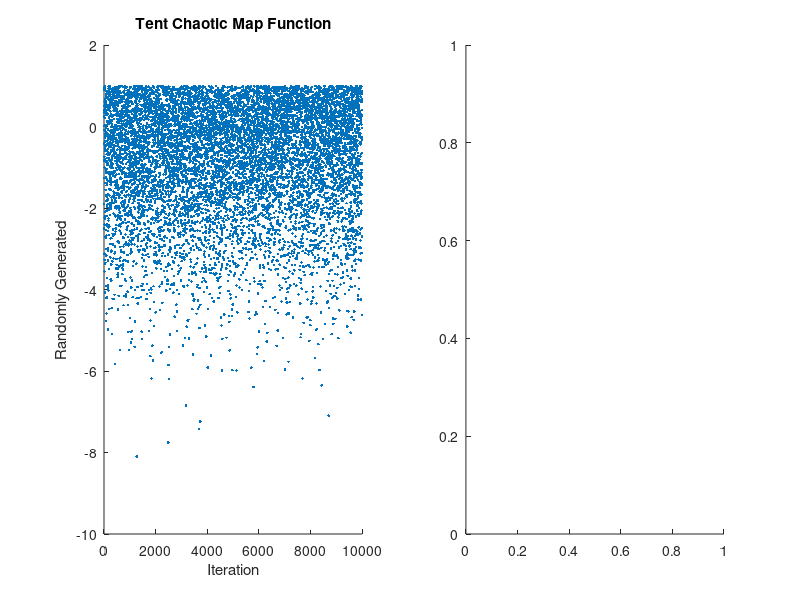

Write the MATLAB code that produced this figure. (Note: this script raises an error after producing the figure.)
function [ randVectorC ] = TentPlot
OPTIONS.noRandC = 10000;
x0 = @randn;
OPTIONS.x0 = feval(x0);

randVectorC = zeros(1, OPTIONS.noRandC);
for i = 1 : OPTIONS.noRandC
    if OPTIONS.x0 < 0.5
        randVectorC(i) = 2 * OPTIONS.x0;
    end
    if OPTIONS.x0 >= 0.5
        randVectorC(i) = 2 * (1 - OPTIONS.x0);
    end
    OPTIONS.x0 = feval(x0);
end
subplot(1, 2, 1);
scatter(1 : length(randVectorC), randVectorC, '.');
title('Tent Chaotic Map Function');
xlabel('Iteration');
ylabel('Randomly Generated');

subplot(1, 2, 2);
histogram(randVectorC, 100);
title('Tent Chaotic Map Function');
xlabel('100 Bins');
ylabel('Number Of Example');

end
